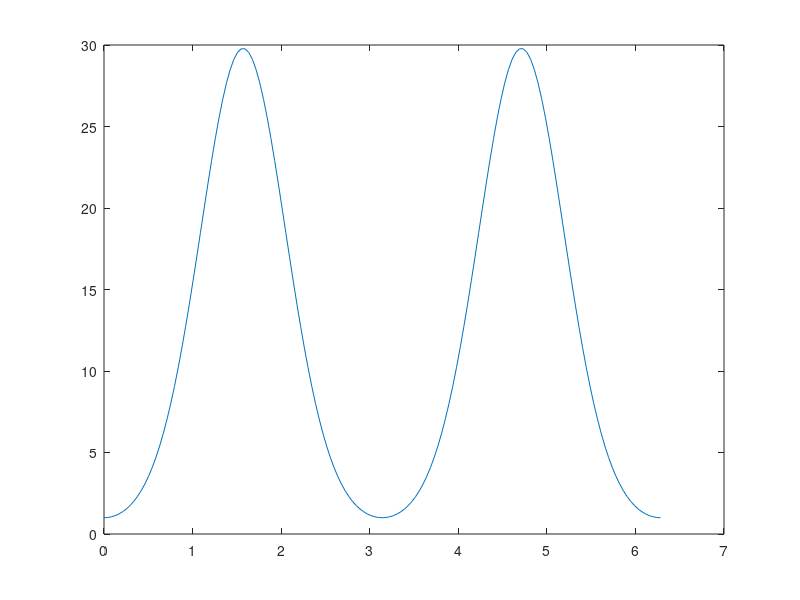
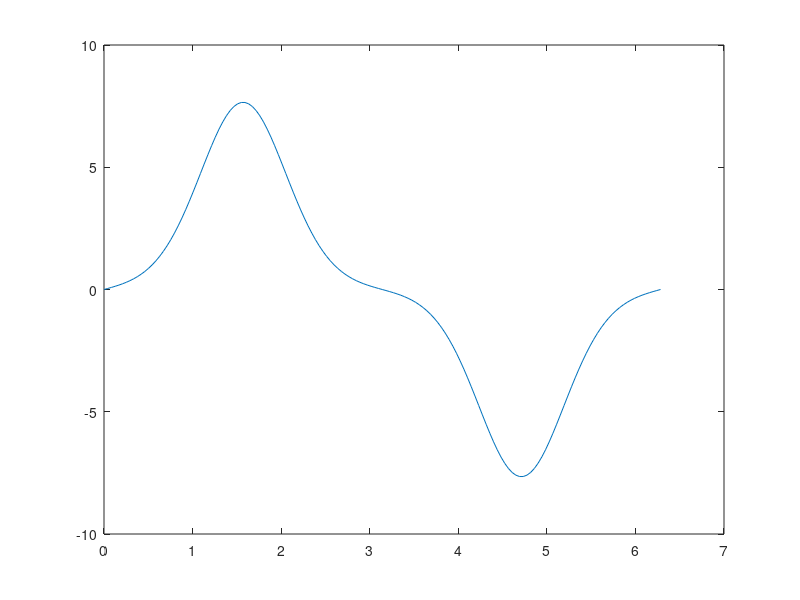
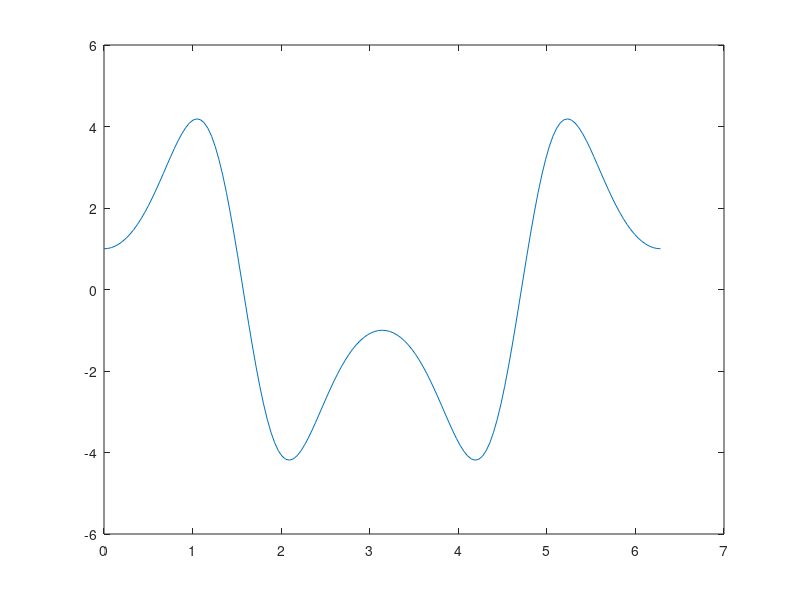
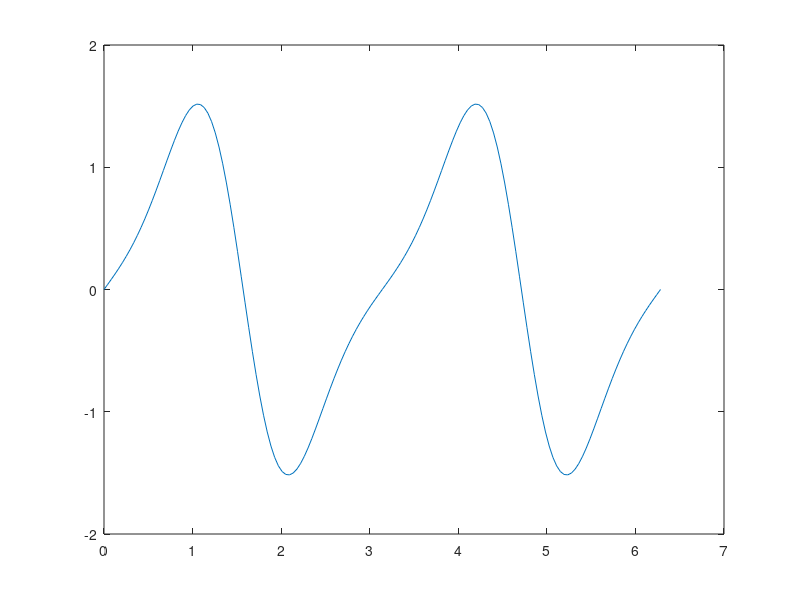

Recreate these plots in MATLAB, in order. (Note: this script raises an error after producing the figures.)
%% q= 5
dat = load('an0q5.txt');
x = dat(:,1);
y = dat(:,2);
plot(x,y);

figure;

dat = load('bn1q5.txt');
x = dat(:,1);
y = dat(:,2);
plot(x,y);


figure;

dat = load('an1q5.txt');
x = dat(:,1);
y = dat(:,2);
plot(x,y);

figure;
dat = load('bn2q5.txt');
x = dat(:,1);
y = dat(:,2);
plot(x,y);


figure;
dat = load('an2q5.txt');
x = dat(:,1);
y = dat(:,2);
plot(x,y);


figure;
dat = load('bn10q5.txt');
x = dat(:,1);
y = dat(:,2);
plot(x,y);


figure;
dat = load('an10q5.txt');
x = dat(:,1);
y = dat(:,2);
plot(x,y);


figure;
dat = load('an15q5.txt');
x = dat(:,1);
y = dat(:,2);
plot(x,y);


figure;
dat = load('bn15q5.txt');
x = dat(:,1);
y = dat(:,2);
plot(x,y);




%% q = 25

dat = load('an0q25.txt');
x = dat(:,1);
y = dat(:,2);
plot(x,y);

figure;

dat = load('bn1q25.txt');
x = dat(:,1);
y = dat(:,2);
plot(x,y);


figure;

dat = load('an1q25.txt');
x = dat(:,1);
y = dat(:,2);
plot(x,y);

figure;
dat = load('bn2q25.txt');
x = dat(:,1);
y = dat(:,2);
plot(x,y);


figure;
dat = load('an2q25.txt');
x = dat(:,1);
y = dat(:,2);
plot(x,y);


figure;
dat = load('bn10q25.txt');
x = dat(:,1);
y = dat(:,2);
plot(x,y);


figure;
dat = load('an10q25.txt');
x = dat(:,1);
y = dat(:,2);
plot(x,y);


figure;
dat = load('an15q25.txt');
x = dat(:,1);
y = dat(:,2);
plot(x,y);


figure;
dat = load('bn15q25.txt');
x = dat(:,1);
y = dat(:,2);
plot(x,y);
